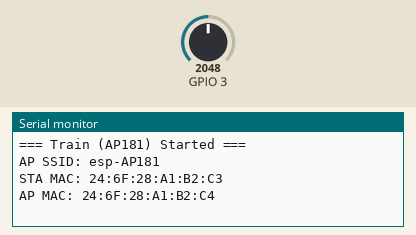
Simulated run of this sketch. Board: ESP32. Shown: the last lines printed to the serial monitor. The inputs (shaded band) are chosen by the test bench; at power-on: GPIO 3 = 2048.

Above: at 2.2 s.
2.3 s: GPIO 3 set to 2866
At 4.1 s:
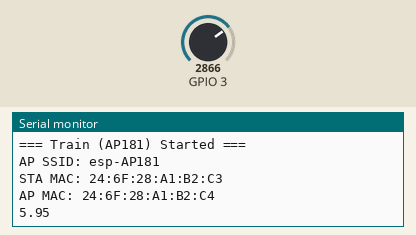
6.5 s: GPIO 3 set to 3603
At 8.4 s:
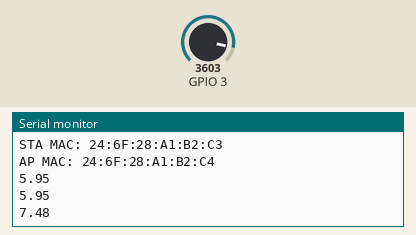

Measured:
- after the input at 2.3 s, the serial monitor: prints a new line after 0.70 s (image 1)
- after the input at 6.5 s, the serial monitor: prints a new line after 0.51 s (image 2)

The sketch:

GPT1_11_11_train.ino
```cpp
#include <esp_now.h>
#include <WiFi.h>

// Station（親）の STAモードMACアドレス
uint8_t stationAddress[] = {0xA0, 0xB7, 0x65, 0x58, 0x7A, 0xFC};

// データ構造体
typedef struct struct_message {
  //int command;
  float voltage;
} struct_message;
struct_message sendData;
//struct_message recvData;


// ===== 受信コールバック =====
/*
void OnDataRecv(const esp_now_recv_info *info, const uint8_t *incomingData, int len) {
  memcpy(&recvData, incomingData, sizeof(recvData));
  Serial.print("[Recv Command] ");
  Serial.println(recvData.command);
  switch (recvData.command) {
    case 0: Serial.println("停止"); break;
    case 1: Serial.println("前進"); break;
    case 2: Serial.println("後退"); break;
    default: break;
  }
}*/

// ===== 送信完了コールバック =====
void OnDataSent(const wifi_tx_info_t *info, esp_now_send_status_t status) {
  //Serial.print("Send Status: ");
  //Serial.println(status == ESP_NOW_SEND_SUCCESS ? "Success" : "Fail");
}
void setup() {
  Serial.begin(115200);
  delay(1000);
  APSTA();
  nowpeer();
  }

void loop() {
  readV();
  delay(2000);
}
```

ap-sta.ino
```cpp
void APSTA(){
//WiFi.mode(WIFI_STA);
WiFi.mode(WIFI_AP_STA);///

  WiFi.softAP("esp-AP181", "12345678");
  const IPAddress ip(192, 168, 4, 181);
  const IPAddress gateway(192, 168, 4, 1);
  const IPAddress netmask(255, 255, 255, 0);
  WiFi.softAPConfig(ip, gateway, netmask);

  Serial.println("=== Train (AP181) Started ===");
  Serial.print("AP SSID: "); Serial.println("esp-AP181");
  Serial.print("STA MAC: "); Serial.println(WiFi.macAddress());
  Serial.print("AP MAC: ");  Serial.println(WiFi.softAPmacAddress());

}
```

espnowpeer.ino
```cpp
void nowpeer(){
if (esp_now_init() != ESP_OK) {
    Serial.println("ESP-NOW init failed!");
    return;
  }

  //esp_now_register_recv_cb(OnDataRecv);
  esp_now_register_send_cb(OnDataSent);

  esp_now_peer_info_t peerInfo = {};
  memcpy(peerInfo.peer_addr, stationAddress, 6);
  peerInfo.channel = 1;
  peerInfo.encrypt = false;
  if (esp_now_add_peer(&peerInfo) != ESP_OK) {
    Serial.println("peer失敗");
    return;
  }
}
```

readV.ino
```cpp
// ===== 電圧読み取り =====
float readBattery() {
  int adc = analogRead(3); // GPIO3 (例)
  float v = (adc / 4095.0) * 1.7 * 5.0;  // 分圧×3.3V基準
  return v;
}
void readV(){
unsigned long lastVoltageTime = 0;
const unsigned long voltageInterval = 2000; // 3秒ごと


// 電圧を3秒ごとに送信
  if (millis() - lastVoltageTime > voltageInterval) {
    lastVoltageTime = millis();
    sendData.voltage = readBattery();
    esp_err_t result = esp_now_send(stationAddress, (uint8_t *)&sendData, sizeof(sendData));
    if(result==ESP_OK){
    //Serial.print("[Send Voltage] ");
    Serial.println(sendData.voltage, 2);
    //Serial.println(" V");
  } else {
    Serial.println("送信エラー❣");
  }
  }
}
```
